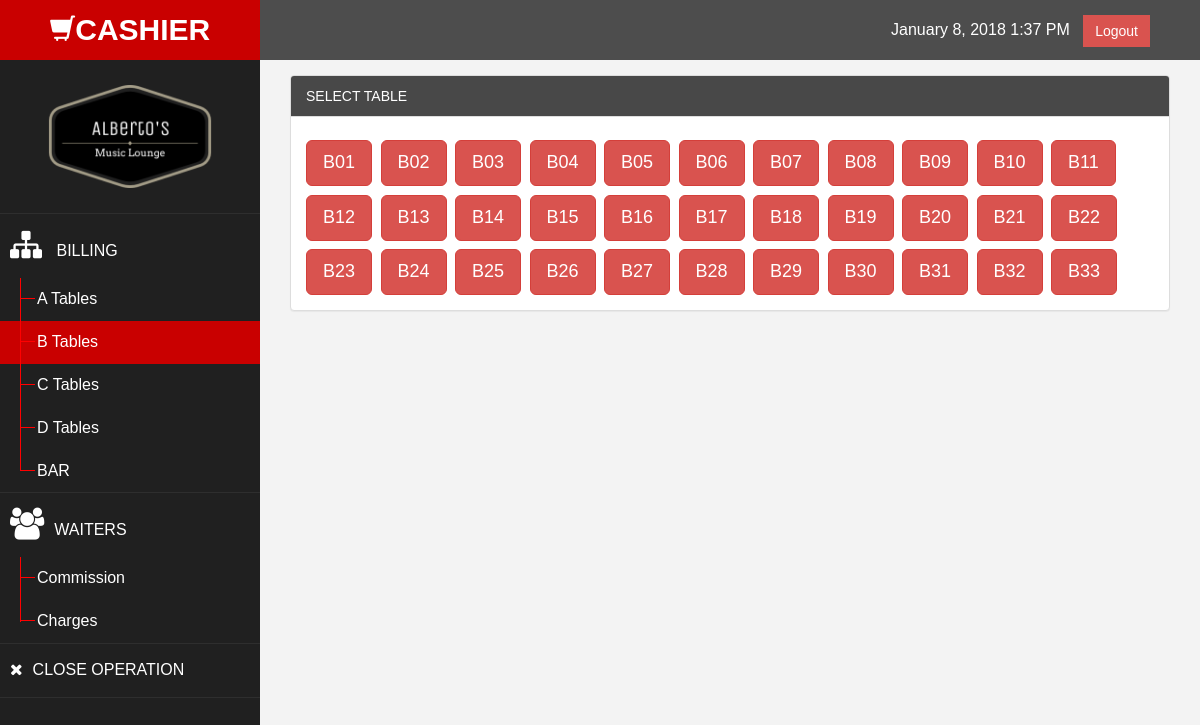
Screenshot of /cashier/b.php (signed in) with the database file from the repository.
### tables this page shows
CREATE TABLE IF NOT EXISTS `table_db` (
  `table_id` int(25) NOT NULL AUTO_INCREMENT,
  `table_name` varchar(20) DEFAULT NULL,
  `table_column` varchar(45) DEFAULT NULL,
  `table_number` int(65) NOT NULL,
  PRIMARY KEY (`table_id`)
);

### cashier/tableB.php (the view, shortened to what this page needs)
<?php
	$dbhost = 'localhost';
	$dbuser = 'root';
	$dbpass = '';
	$connection = mysqli_connect($dbhost,$dbuser,$dbpass,'aml_db');
	$query = "SELECT table_name,table_column FROM table_db where table_column ='B' order BY table_name";
	$result = mysqli_query( $connection , $query );
	while($row = mysqli_fetch_array($result)){
		 $varhash = '#';
		 $varmodal = 'myModal';
		 $varcolumn = $row[0];
		echo'<td><input id="'. $varcolumn .' " type="button" class="btn btn-danger btn-lg" data-toggle="modal" data-target=" '. $varhash.$varmodal.$varcolumn .' "  style="margin-right:1%;margin-top:1%;"  onclick="showDiv()" value="'. $varcolumn .'"></td>';
	}
?>

### cashier/assets/css/custom.css (style rules this page uses)
body { font-family: 'Open Sans', sans-serif; }

### rows the page displays
table_db: table_name "B01"
table_db: table_name "B02"
table_db: table_name "B03"
table_db: table_name "B04"
table_db: table_name "B05"
table_db: table_name "B06"
table_db: table_name "B07"
table_db: table_name "B08"
table_db: table_name "B09"
table_db: table_name "B10"
table_db: table_name "B11"
table_db: table_name "B12"
table_db: table_name "B13"
table_db: table_name "B14"
table_db: table_name "B15"
table_db: table_name "B16"
table_db: table_name "B17"
table_db: table_name "B18"
table_db: table_name "B19"
table_db: table_name "B20"
table_db: table_name "B21"
table_db: table_name "B22"
table_db: table_name "B23"
table_db: table_name "B24"
table_db: table_name "B25"
table_db: table_name "B26"
table_db: table_name "B27"
table_db: table_name "B28"
table_db: table_name "B29"
table_db: table_name "B30"
table_db: table_name "B31"
table_db: table_name "B32"
table_db: table_name "B33"
